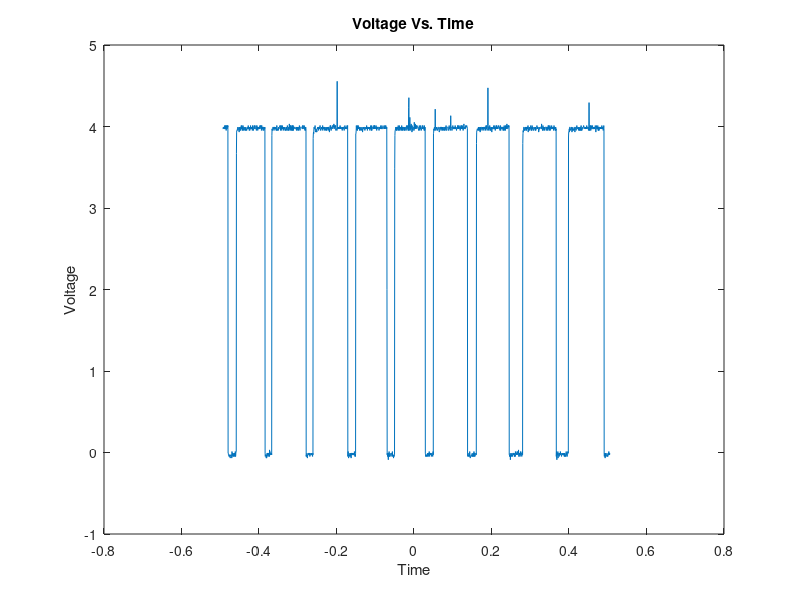

MATLAB code to generate this figure: (Note: this script raises an error after producing the figure.)
%Code set up
clear; close all; clc;

%load data
load('VoltageData.mat');

%Data Test
figure("Name","Test");
plot(Volt3(1:length(Volt3)),Volt3((length(Volt3)+1):length(Volt3)*2));

%label test
title("Voltage Vs. Time");
xlabel("Time");
ylabel("Voltage");

%Cell of voltages
voltages= {Volt3,Volt7,Volt10,Volt15};

%array of rpms
rpms =[];

%array of volate from power supply
voltageValues = [3,7,10,15];

%gets the rpm for all the voltages
for i =1:length(voltages);
    
rpms = [rpms, getRPM(voltages{i})];

end

figure("Name","RPMS");
%plots the data
plot(voltageValues,rpms);

%labels and constrains data
xlabel("Voltage");
ylabel("RPMS");
title("RPMS Vs. Voltage");
xlim([0,15]);
ylim([0,2000]);

%calculates best fit line
p=polyfit(voltageValues,rpms,1);

%displays slope which equals kv
disp("Kv of the motor is " + p(1) + " RPMs/V");

%Calculates rpm of each data set
function rpm = getRPM(voltageData)

%variables
signalCount =0;
rpm=0;

%decides whether the first value is up or down
if(voltageData(length(voltageData)+1)<2)
up = false;
else
    up =true;
end

%counts peaks
for i = (length(voltageData)+1):2*length(voltageData)

    if(voltageData(i)>2)
    up =true;
    end

    if(up && voltageData(i)<2)
    signalCount = signalCount + 1;
    up = false;
    end
    
end
%calculates the rpm
rpm=signalCount*60/(voltageData(length(voltageData)) - voltageData(1));

end



